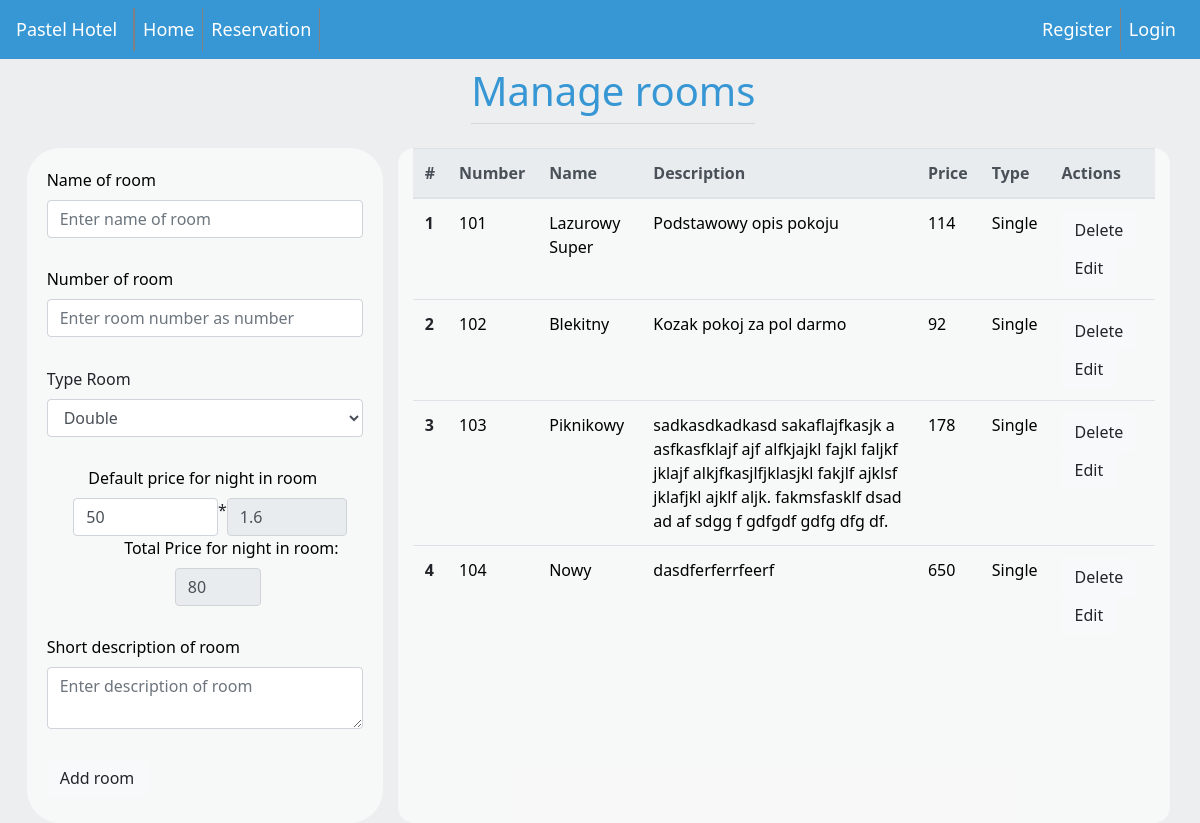
Before: /room/ with the older database file.
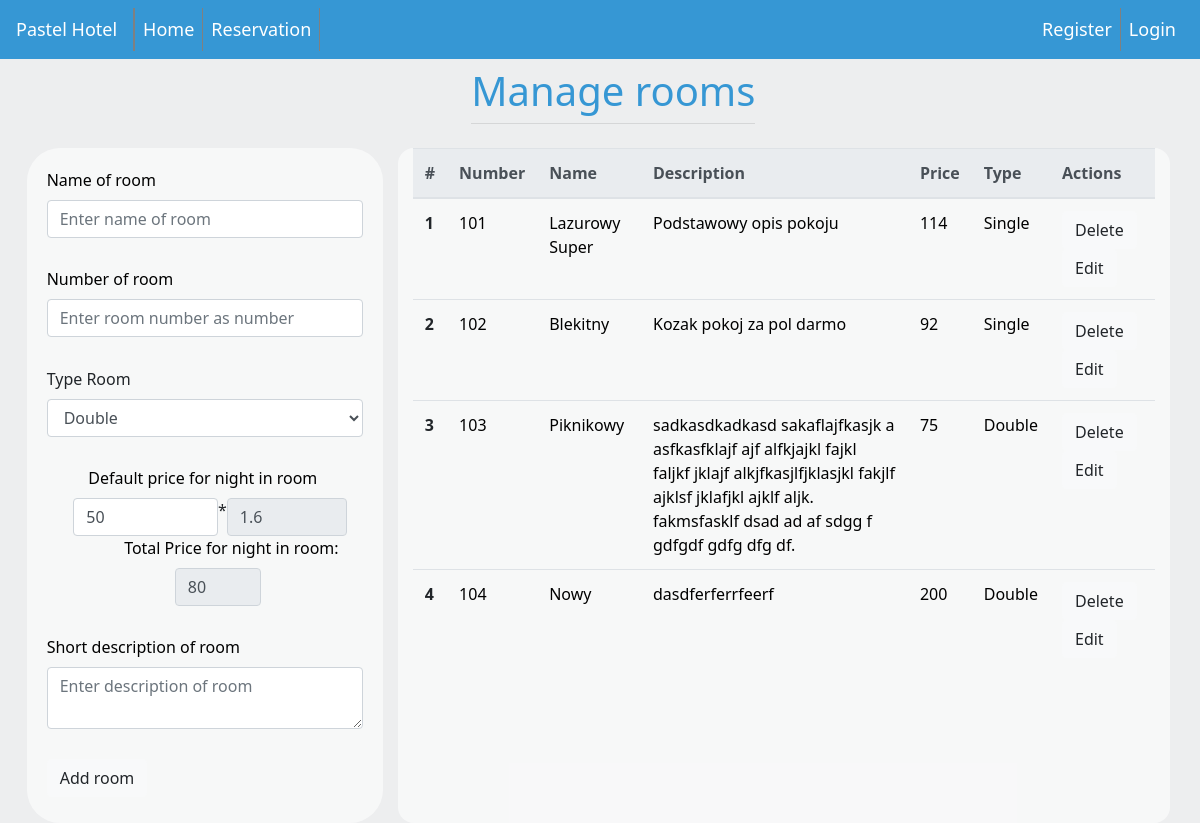
After: the same page with the newer database file.
### rooms/models.py (models this page shows)
class Room(models.Model):
    number = models.IntegerField()
    name = models.TextField()
    price = models.IntegerField()
    description = models.TextField()
    type = models.ForeignKey(RoomType, on_delete=models.CASCADE)

class RoomType(models.Model):
    name = models.TextField(max_length=100)
    capacityAdults = models.IntegerField()
    capacityKids = models.IntegerField()
    marriage = models.BooleanField(default=False)
    apartment = models.BooleanField(default=False)
    multiplier = models.FloatField()

### rooms/views.py (the view)
# urls.py: path('', room_views.viewRoom),
def viewRoom(request):
    rooms = Room.objects.all().order_by('number')
    types = RoomType.objects.all().order_by('name')
    print(types)
    return render(request, "ManageRoom.html", {'all_rooms': rooms, 'all_types': types})

### templates/ManageRoom.html (shortened to what the changed rows need)
<!DOCTYPE html>
{% include 'navbar.html' %}
<html lang="en">
<head>
</head>
<body onload="sort_index()">
<div class="container">
    <div class="row justify-content-center">
        <div>
            <h1 class="mt-2" style="color: rgb(54,151,212)">Manage rooms</h1>
        </div>
    </div>
</div>
<div class="row col-md-12">
    <div class="col-md-8">
        <table class="table">
            <thead class="thead-light" style="color: black">
            <tr>
                <th scope="col">#</th>
                <th scope="col">Number</th>
                <th scope="col">Name</th>
                <th scope="col">Description</th>
                <th scope="col">Price</th>
                <th scope="col">Type</th>
                <th scope="col">Actions</th>
            </tr>
            </thead>
            <tbody>
            {% for room in all_rooms %}
                <tr>
                    <th scope="row" class="lp"></th>
                    <td style="color: black;">{{ room.number }}</td>
                    <td style="color: black;">{{ room.name }}</td>
                    <td style="color: black;">{{ room.description }}</td>
                    <td style="color: black;">{{ room.price }}</td>
                    <td style="color: black;">{{ room.type.name }}</td>
                    <form style="display: inline;">{% csrf_token %}
                        <td>
                            <button type="submit" class="btn btn-light" formmethod="post"
                                    formaction="/room/delete/{{ room.id }}/">Delete
                            </button>
                            <button type="submit" class="btn btn-light" formmethod="get"
                                    formaction="/room/edit/{{ room.id }}/">Edit
                            </button>
                        </td>
                    </form>
                </tr>
            {% endfor %}
            </tbody>
        </table>
    </div>
</div>
</body>
</html>

Changed rows visible on the page:
changed Room "Piknikowy": price "178" → "75"; type.name "Single" → "Double"
changed Room "Nowy": price "650" → "200"; type.name "Single" → "Double"
